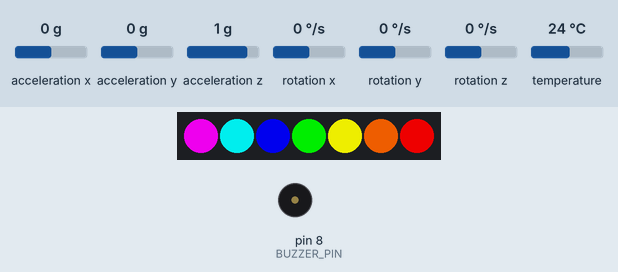
Bench run of a sketch on a simulated Arduino Uno, built with avr-gcc and run on an emulated ATmega328P. Shown: 7 RGB LEDs in strip order, left to right, buzzer (waves = sounding, pin HIGH). Inputs (shaded band) come from the test bench; at power-on: acceleration x 0 g, acceleration y 0 g, acceleration z 1 g, rotation x 0 °/s, rotation y 0 °/s, rotation z 0 °/s, temperature 24 °C. The strip is taken to match the declared colour order; what the sketch prints to the serial monitor is not drawn.

Above: at 1.4 s.
1.5 s: acceleration x set to -1.4 g
At 1.72 s:
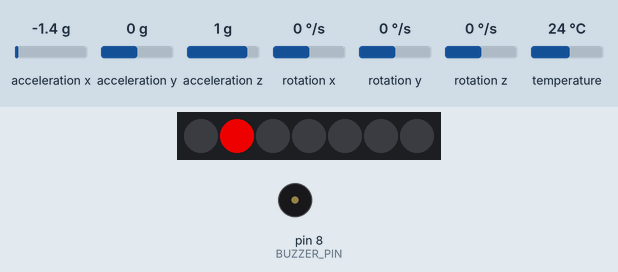
3.6 s: acceleration x set to 0 g
At 6.42 s:
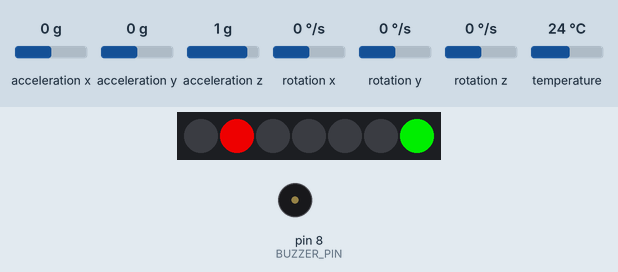
6.6 s: acceleration y set to -1.4 g
At 7.0 s:
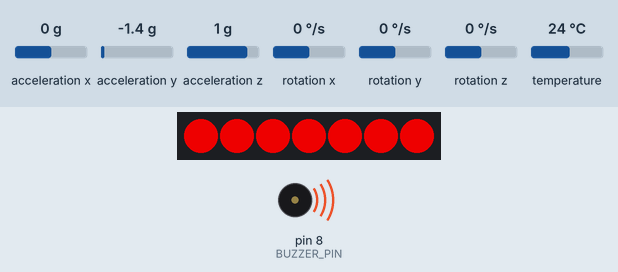
Timing chart, 0 to 15.6 s (numbered marks = the images above; inputs shaded):
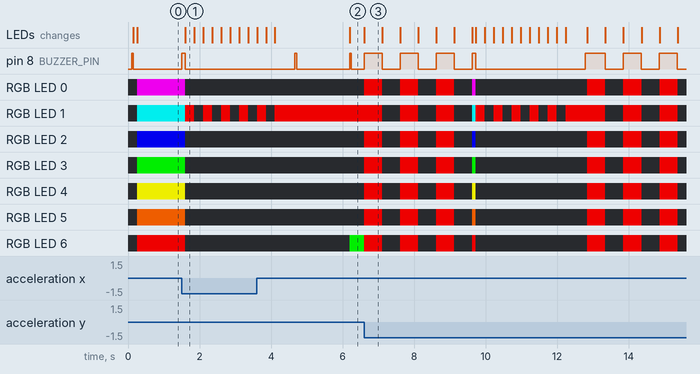

Measured:
- after the input at 1.5 s, pin 8 (BUZZER_PIN): LOW → HIGH at once, → LOW 0.10 s later; RGB LED 0: RGB(200, 0, 200) → off after 0.10 s
- after the input at 3.6 s, pin 8 (BUZZER_PIN): HIGH → LOW after 1.1 s, → HIGH 1.5 s later, → LOW 0.05 s later
- after the input at 6.6 s, the LEDs: change at once (image 3)
- what the display in image 3 shows lasts 0.5 s, from 6.6 s to 7.1 s

The sketch:

Beat-A-Box.ino
```cpp
#include <Adafruit_MPU6050.h>
#include <Adafruit_Sensor.h>
#include <Wire.h>
#include <Adafruit_NeoPixel.h>


// Pin definitions
#define LED_PIN     2
#define BUZZER_PIN  8

//
#define LED_COUNT  7  // NeoPixel count
#define BRIGHTNESS 200  // NeoPixel brightness, 0 (min) to 255 (max)
#define GOAL_POSITION 1 // Position of the light to reach

Adafruit_MPU6050 mpu; // MPU6050 instance
Adafruit_NeoPixel strip(LED_COUNT, LED_PIN, NEO_RGB + NEO_KHZ800); // NeoPixel instance


void setup()
{
  Serial.begin(115200);
  while (!Serial)
    delay(10);

  Serial.println("Beat-A-Box starting!");

  // Try to initialize MPU6050
  if (!mpu.begin()) {
    Serial.println("Failed to find MPU6050 chip");
    while (1) {
      delay(10);
    }
  }
  Serial.println("MPU6050 Found!");

  // Setup motion detection
  mpu.setHighPassFilter(MPU6050_HIGHPASS_0_63_HZ);
  mpu.setMotionDetectionThreshold(1);
  mpu.setMotionDetectionDuration(20);
  mpu.setInterruptPinLatch(true);	// Keep it latched.  Will turn off when reinitialized.
  mpu.setInterruptPinPolarity(true);
  mpu.setMotionInterrupt(true);

  Serial.println("Init buzzer");
  delay(100);

  pinMode(BUZZER_PIN, OUTPUT);
  digitalWrite(BUZZER_PIN, HIGH);
  delay(50);
  digitalWrite(BUZZER_PIN, LOW);

  Serial.println("Init led");

  strip.begin();
  strip.show();
  strip.setBrightness(BRIGHTNESS);
  delay(100);
  showPausedRainbow();
}

static int gameState = 0; // State of the game


void loop()
{
  bool gameWon = false;

  switch(gameState)
  {
    case 0: // Wait for the first punch
      if(mpu.getMotionInterruptStatus())
      {
        sensors_event_t a, g, temp;
        mpu.getEvent(&a, &g, &temp);
        if(checkForPunch(a.acceleration.x, a.acceleration.y))
        {
          gameState = 1;
          digitalWrite(BUZZER_PIN, HIGH);
          delay(100);
          digitalWrite(BUZZER_PIN, LOW);
          blinkPlayfiled();
        }
      }
      delay(5);
      break;

    case 1:
      //Game stage 1
      gameWon = playGame(200); // 1 second between drops
      if(gameWon)
      {
        gameState = 2;
        showWonGame();
      }
      else
      {
        gameState = 0;
        showLostGame();
        showPausedRainbow();
      }
      //delay(5);
      break;

    case 2:
      //Game stage 2
      gameWon = playGame(150); // 0,75 second between drops
      if(gameWon)
      {
        gameState = 3;
        showWonGame();
      }
      else
      {
        gameState = 0;
        showLostGame();
        showPausedRainbow();
      }
      //delay(5);
      break;

    case 3:
      //Game stage 3
      gameWon = playGame(100); // 0,5 second between drops
      if(gameWon)
      {
        gameState = 4;
        showWonGame();
      }
      else
      {
        gameState = 0;
        showLostGame();
        showPausedRainbow();
      }
      //delay(5);
      break;

    case 4:
      //Game stage 3
      gameWon = playGame(50); // 0,25 second between drops
      if(gameWon)
      {
        gameState = 5;
        showWonGame();
      }
      else
      {
        gameState = 0;
        showLostGame();
        showPausedRainbow();
      }
      //delay(5);
      break;

    case 5:
      //Game stage 3
      gameWon = playGame(25); // 0,125 second between drops
      if(gameWon)
      {
        gameState = 6;
        showWonGame();
      }
      else
      {
        gameState = 0;
        showLostGame();
        showPausedRainbow();
      }
      //delay(5);
      break;

    case 6:
      //Game stage 3
      gameWon = playGame(10); // 0,125 second between drops
      if(gameWon)
      {
        gameState = 0;
        showWonGameSuper();
        showPausedRainbow();
      }
      else
      {
        gameState = 0;
        showLostGame();
        showPausedRainbow();
      }
      //delay(5);
      break;

    default:
      gameState = 0;
      showPausedRainbow();
      delay(5);
      break;
  }
}

// 200 loops for 1 second between drops
bool playGame(int delayLoops)
{
  bool goalHit = false;
  bool stopLoop = false;

  for(int x=0;x<10;x++)
  {
    mpu.getMotionInterruptStatus();
    delay(5);
  }

  for(int i=7;i>=0;i--)
  {
    showPlayfiled();
    strip.setPixelColor(i, strip.Color(  0,   255, 0));
    strip.show();

    digitalWrite(BUZZER_PIN, HIGH);
    delay(50);
    digitalWrite(BUZZER_PIN, LOW);

    for(int j=0;j<delayLoops;j++)
    {
      if(mpu.getMotionInterruptStatus())
      {
        sensors_event_t a, g, temp;
        mpu.getEvent(&a, &g, &temp);
        if(checkForPunch(a.acceleration.x, a.acceleration.y))
        {
          //Serial.print("i: "); Serial.print(i);Serial.print(" # Goal: "); Serial.println(GOAL_POSITION);
          if(i == GOAL_POSITION) goalHit = true;
          else goalHit = false;
          stopLoop = true;
          break;
        }
      }
      delay(5);
    }
    if(stopLoop) break;
  }

  return goalHit;
}


void showLostGame()
{
 for(int i=0;i<3;i++)
  {
    digitalWrite(BUZZER_PIN, HIGH);
    colorWipe(strip.Color(  255,   0, 0),0);         //  Set pixel's color (in RAM)
    strip.show();                          //  Update strip to match
    delay(500);
    digitalWrite(BUZZER_PIN, LOW);
    colorWipe(strip.Color(  0,   0, 0),0);         //  Set pixel's color (in RAM)
    strip.show();                          //  Update strip to match
    delay(500);
  }
}


void showWonGame()
{
 for(int i=0;i<3;i++)
  {
    colorWipe(strip.Color(  0,   255, 0), 0);         //  Set pixel's color (in RAM)
    strip.show();                          //  Update strip to match
    delay(500);
    colorWipe(strip.Color(  0,   0, 0), 0);         //  Set pixel's color (in RAM)
    strip.show();                          //  Update strip to match
    delay(500);
  }
}


void showWonGameSuper()
{
 for(int i=0;i<3;i++)
  {
    digitalWrite(BUZZER_PIN, HIGH);
    delay(50);
    digitalWrite(BUZZER_PIN, LOW);
    colorStripe(strip.Color(0,0,0));
    strip.setPixelColor(0, strip.Color(  255,   255, 255));
    strip.setPixelColor(2, strip.Color(  255,   255, 255));
    strip.setPixelColor(4, strip.Color(  255,   255, 255));
    strip.setPixelColor(6, strip.Color(  255,   255, 255));
    strip.show();                          //  Update strip to match
    delay(500);
    digitalWrite(BUZZER_PIN, HIGH);
    delay(50);
    digitalWrite(BUZZER_PIN, LOW);
    colorStripe(strip.Color(0,0,0));
    strip.setPixelColor(1, strip.Color(  255,   255, 255));
    strip.setPixelColor(3, strip.Color(  255,   255, 255));
    strip.setPixelColor(5, strip.Color(  255,   255, 255));
    strip.show();                          //  Update strip to match
    delay(500);
  }
}


void showEndGame()
{
  for(int i=0;i<2;i++)
  {
    colorWipe(strip.Color(  255,   0, 0), 0);         //  Set pixel's color (in RAM)
    strip.show();                          //  Update strip to match
    delay(500);
     colorWipe(strip.Color(  255,   255, 0), 0);         //  Set pixel's color (in RAM)
    strip.show();                          //  Update strip to match
    delay(500);
     colorWipe(strip.Color(  0,   255, 0), 0);         //  Set pixel's color (in RAM)
    strip.show();                          //  Update strip to match
    delay(500);
    colorWipe(strip.Color(  0,   255, 255), 0);         //  Set pixel's color (in RAM)
    strip.show();                          //  Update strip to match
    delay(500);
     colorWipe(strip.Color(  0,   0, 255), 0);         //  Set pixel's color (in RAM)
    strip.show();                          //  Update strip to match
    delay(500);
     colorWipe(strip.Color(  255,   0, 255), 0);         //  Set pixel's color (in RAM)
    strip.show();                          //  Update strip to match
    delay(500);
  }
}


void showPlayfiled()
{
  colorStripe(strip.Color(  0,   0, 0));
  strip.setPixelColor(GOAL_POSITION, strip.Color(  255,   0, 0));         //  Set pixel's color (in RAM)
  strip.show();                          //  Update strip to match
}


void blinkPlayfiled()
{
  colorStripe(strip.Color(  0,   0, 0));
  for(int i=0;i<5;i++)
  {
    strip.setPixelColor(GOAL_POSITION, strip.Color(  255,   0, 0));         //  Set pixel's color (in RAM)
    strip.show();                          //  Update strip to match
    delay(250);
    strip.setPixelColor(GOAL_POSITION, strip.Color(  0,   0, 0));         //  Set pixel's color (in RAM)
    strip.show();                          //  Update strip to match
    delay(250);
  }
  strip.setPixelColor(GOAL_POSITION, strip.Color(  255,   0, 0));         //  Set pixel's color (in RAM)
  strip.show();                          //  Update strip to match
  delay(500);                           //  Pause for a moment
}


void showPausedRainbow()
{
  strip.setPixelColor(0, strip.Color(  255,   0, 255)); // Lila
  strip.setPixelColor(1, strip.Color(  0,   255, 255)); // Hellblau
  strip.setPixelColor(2, strip.Color(  0,   0, 255)); // Blau
  strip.setPixelColor(3, strip.Color(  0,   255, 0)); // Grün
  strip.setPixelColor(4, strip.Color(  255,   255, 0)); // Gelb
  strip.setPixelColor(5, strip.Color(  255,   100, 0)); // Orange
  strip.setPixelColor(6, strip.Color(  255,   0, 0)); // Rot
  strip.show();
}


bool checkForPunch(float valueX, float valueY)
{
  if(((valueX > 2.0f) | (valueX < -2.0f)) | ((valueY > 2.0f) | (valueY < -2.0f)))
  {
    return true;
  }
  else
  {
    return false;
  }

}


void colorStripe(uint32_t color)
{
  for(int i=0; i<strip.numPixels(); i++)
  {
    strip.setPixelColor(i, color);
  }
  strip.show();
}


void colorWipe(uint32_t color, int wait) {
  for(int i=0; i<strip.numPixels(); i++) { // For each pixel in strip...
    strip.setPixelColor(i, color);         //  Set pixel's color (in RAM)
    strip.show();                          //  Update strip to match
    delay(wait);                           //  Pause for a moment
  }
}
```
